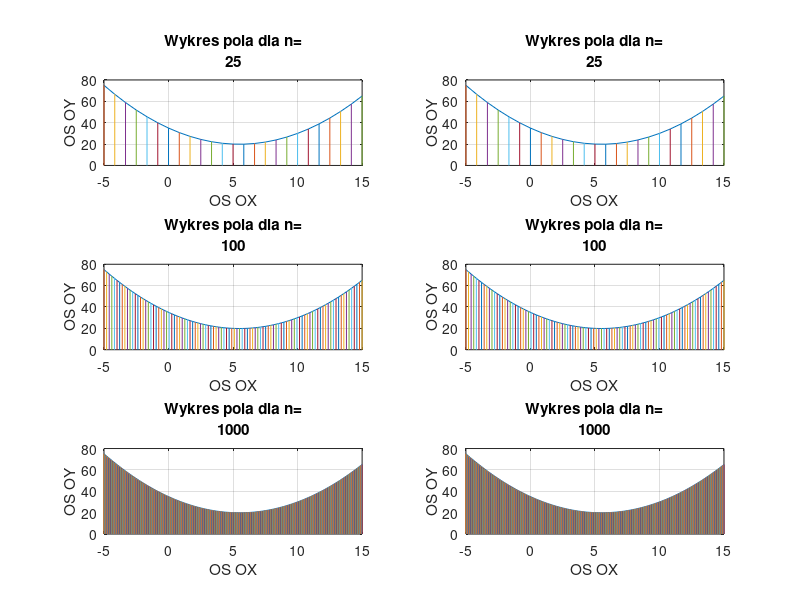

Source code (MATLAB):
%Dane
poczatekZakres=-5;
koniecZakres=15;
n=25;
nn=100;
nnn=1000;


function rysuj(n,poczatekZakres,koniecZakres,ktory)
Fx=[0.5,-5.5,35];
subplot(3,2,ktory);
x=linspace(poczatekZakres,koniecZakres,n);
y=polyval(Fx,x);
plot(x,y);
grid on;
hold on;
for i=1:length(x)
  xx=[x(i),x(i)];
  yy=[0,y(i)];
  plot(xx,yy);
end;
title({"Wykres pola dla n="; n});
ylabel("OS OY");
xlabel("OS OX");

endfunction

function duzyX = wyliczX(x)
  duzyX=0.5*x^2-5.5*x^1+35;
endfunction
%metoda prostokatow
disp("");
disp("Metoda prostokatow");
disp("");
function metPros(n,poczatekZakres,koniecZakres,ktory)
  x=(koniecZakres-poczatekZakres)/n;
  pole=0.00;
  srodek=poczatekZakres+(koniecZakres-poczatekZakres)/(2.0*n);

  for i=1:n
    duzyX=wyliczX(srodek);
    pole=pole+duzyX;
    srodek=srodek+x;
  endfor
  disp('Dla n');
  disp(n);
  disp("Pole wynosi:");
  PoleOst=pole*x;
  disp(PoleOst);
  rysuj(n,poczatekZakres,koniecZakres,ktory);
endfunction
metPros(n,poczatekZakres,koniecZakres,1)
metPros(nn,poczatekZakres,koniecZakres,3)
metPros(nnn,poczatekZakres,koniecZakres,5)
disp("");
disp("Metoda trapezow");
disp("");%metoda trapezow
function metTrap(n,poczatekZakres,koniecZakres,ktory)
  p=(koniecZakres-poczatekZakres)/n;
  pole=0.00;
  podstawa_a=wyliczX(poczatekZakres);

  for i=1:n
    podstawa_b=wyliczX(poczatekZakres+p*i);
    pole=pole+(podstawa_a+podstawa_b);
    podstawa_a=podstawa_b;
  endfor
  disp('Dla n');
  disp(n);
  disp("Pole wynosi:");
  PoleOst=pole*0.5*p;
  disp(PoleOst);
  rysuj(n,poczatekZakres,koniecZakres,ktory);
endfunction
metTrap(n,poczatekZakres,koniecZakres,2)
metTrap(nn,poczatekZakres,koniecZakres,4)
metTrap(nnn,poczatekZakres,koniecZakres,6)
